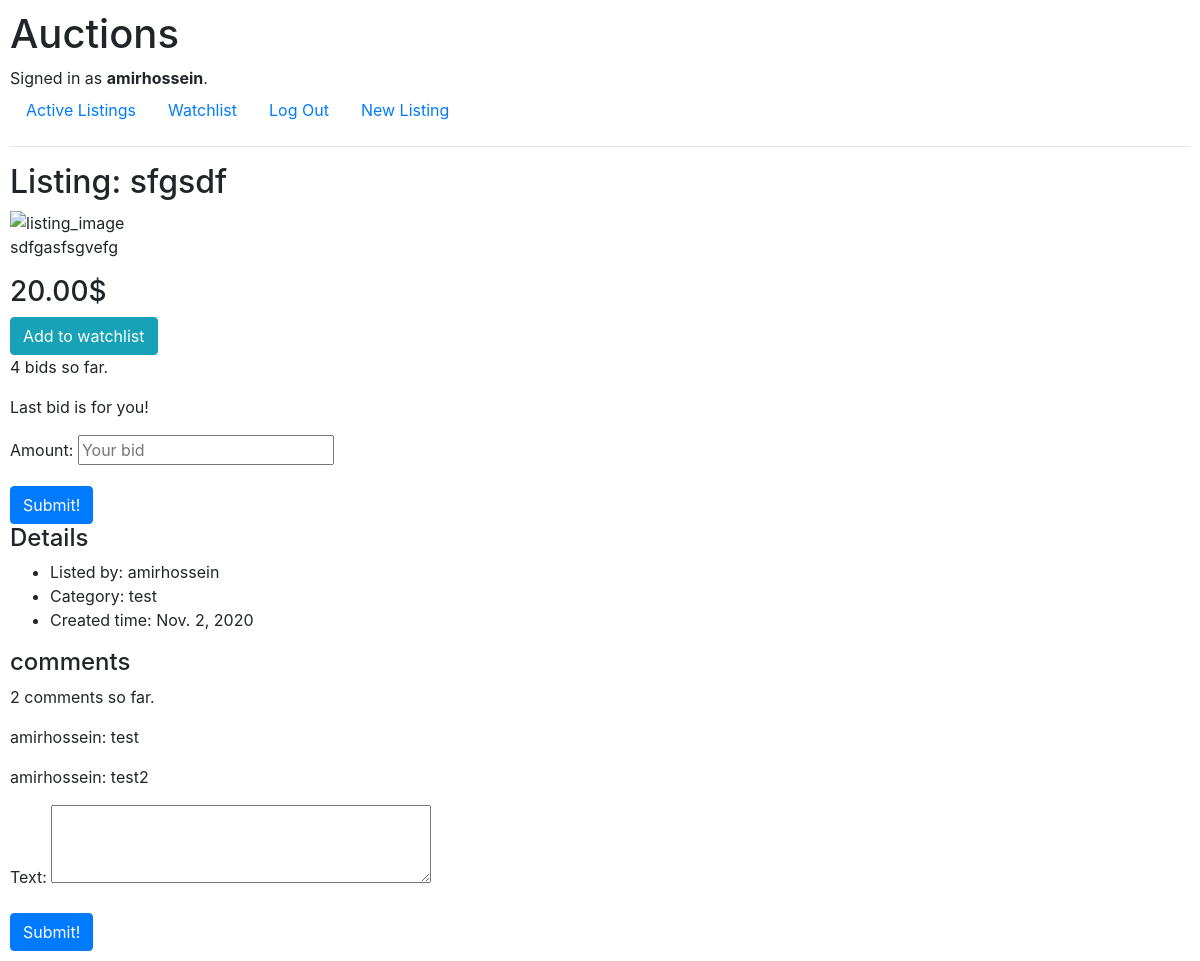
The page /listing/2 (signed in) on the database as committed earlier.
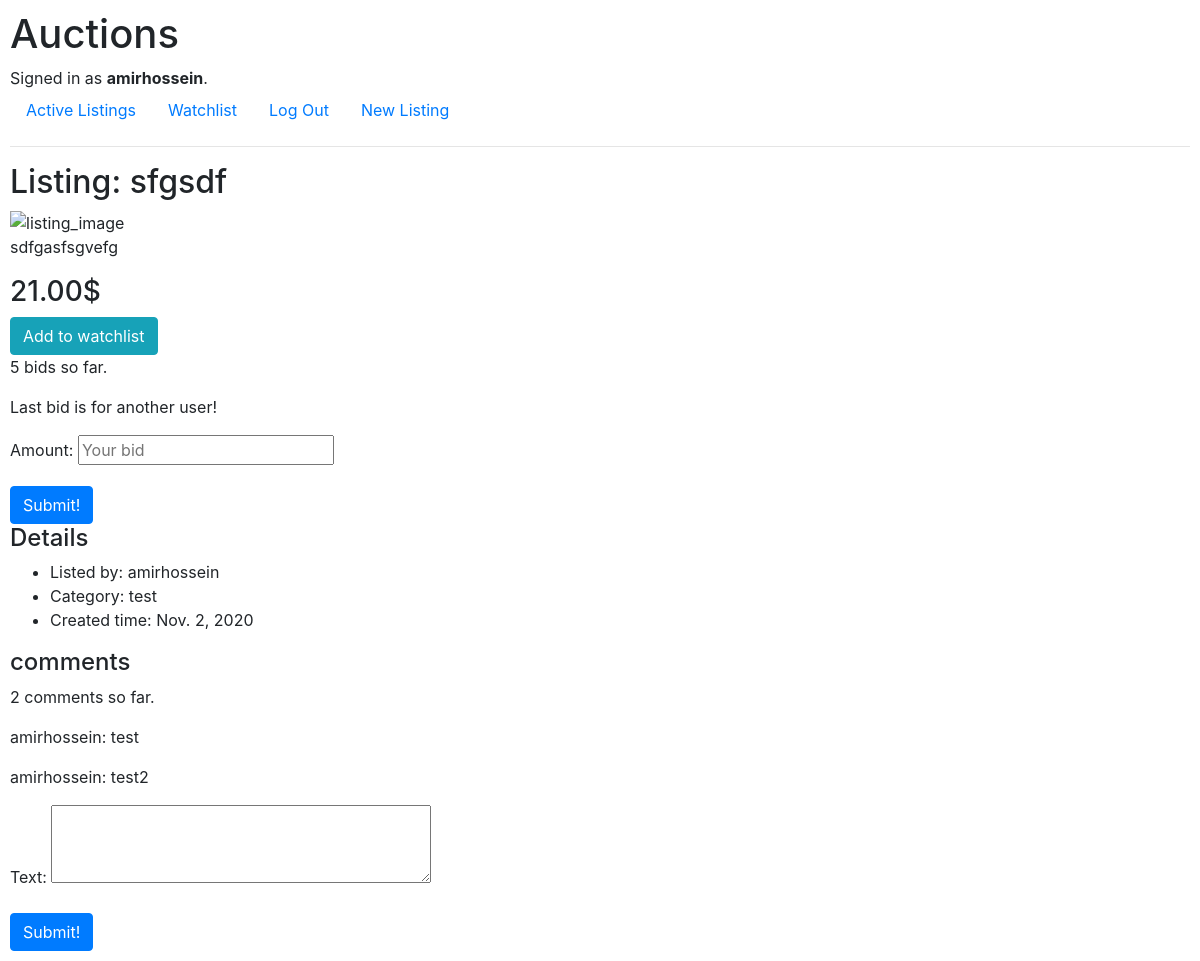
The same page on the database as committed later.
### auctions/models.py (models this page shows, shortened)
class Auction_listing(models.Model): #card
    commodity_title = models.CharField(max_length=100, help_text="This title going to be shown in head of your listing")
    created_time = models.DateField(auto_now_add=True)
    bids = models.ManyToManyField(Bids)
    comments = models.ManyToManyField(Comments)
    creator = models.ForeignKey(User, on_delete=models.CASCADE)
    description = models.CharField(max_length=2000, help_text="Give more information about your comodity to sell it faster!")
    starting_price = models.DecimalField(max_digits=9, decimal_places=2, help_text="Enter base price of your commodity")
    URL_image = models.CharField(max_length=2000, blank=True, help_text="Url of image that going to be displayed on your listing")
    category = models.CharField(max_length=50, help_text="write category type of your listing")

class User(AbstractUser):
    def __str__(self):
        return f"id: {self.id}, username: {self.username}, email: {self.email}"

### auctions/views.py (the view)
# urls.py: path("listing/<int:listing_id>", views.listing, name="listing"),
@login_required
def listing (request, listing_id):
    if request.method == "POST":
        bid_form = Bids_form(request.POST or None)
        comments_form = Comments_form(request.POST or None)
        new_bid = bid_form['amount'].value()
        new_comment = comments_form['text'].value()
        if new_bid != None:
            new_bid = float (new_bid)
            old_bid = Auction_listing.objects.get(id=listing_id).bids.first()
            if old_bid == None:
                old_bid = 0
            else:
                old_bid = old_bid.amount
            starting_price = str (Auction_listing.objects.get(id=listing_id).starting_price )
            if ( new_bid < old_bid ) or ( new_bid <= float (starting_price) ):
                content = {
                "listing": Auction_listing.objects.get(id=listing_id),
                "error_message": "Error: You can NOT bid less than or equal to the price!",
                "bid_form": bid_form,
                "comments_form": comments_form
                }
                return render(request, "auctions/listing.html", content)
            else:
                user_bid = Bids(bidder=request.user, amount=new_bid)
                bid_form = Bids_form(request.POST, instance=user_bid)
                listing = Auction_listing.objects.get(id=listing_id)
                if bid_form.is_valid():
                    bid_form.save()
                    messages.success(request, "Thanks, your bid was created successfully!")
                    Auction_listing.objects.filter(id=listing_id).update(starting_price=new_bid)
                    listing.bids.add(user_bid)
        if new_comment != None:
            user_comment = Comments(author=request.user, text=new_comment)
            comment_form = Comments_form(request.POST, instance=user_comment)
            listing = Auction_listing.objects.get(id=listing_id)
            if comment_form.is_valid():
                comment_form.save()
                messages.success(request, "Thanks, your comment was created successfully!")
                listing.comments.add(user_comment)
        if "add_to_watchlist" in request.POST:
            watchlist_listing = User_listing(user=request.user, listing=Auction_listing.objects.get(id=listing_id) )
            watchlist_listing.save()
            messages.success(request, "Listing added to your watchlist successfully!")
        if "remove_from_watchlist" in request.POST:
            watchlist_listing = User_listing.objects.get( user=request.user, listing=Auction_listing.objects.get(id=listing_id) )
            watchlist_listing.delete()
        return HttpResponseRedirect( reverse( "listing", args=(listing_id,) ) )
    else:
        bid_form = Bids_form(request.POST or None)
        comments_form = Comments_form(request.POST or None)
        all_comments = Auction_listing.objects.get(id=listing_id).comments.all()
        all_comments_list = []
        for comment in all_comments:
            all_comments_list.append(comment)
        watchlist = User_listing.objects.filter( user=request.user, listing=Auction_listing.objects.get(id=listing_id) )
        content = {
            "listing": Auction_listing.objects.get(id=listing_id),
            "bid_form": bid_form,
            "comments_form": comments_form,
            "comments": all_comments_list,
            "watchlist": watchlist
        }
        return render(request, "auctions/listing.html", content)

### auctions/forms.py
class Bids_form(ModelForm):
    amount = forms.DecimalField(required=False,
    widget=forms.NumberInput(
        attrs={"name": "user_bid", "placeholder": "Your bid"}
    )
    )
    class Meta:
        model = Bids
        fields = ['amount']

class Comments_form(ModelForm):
    text = forms.CharField(
        required=False,
        widget=forms.Textarea(
        attrs={"cols": 35, "rows": 3, "class": "form_description"}
        )
        )
    class Meta:
        model = Comments
        fields = ['text']

### auctions/templates/auctions/listing.html (shortened to what this page needs)
{% extends "auctions/layout.html" %} {% block body %}
<h2> Listing: {{ listing.commodity_title }} </h2>
<img src={{ listing.URL_image }} alt="listing_image">
<p> {{ listing.description }} </p>
<h3> {{ listing.starting_price }}$ </h3>
{% if watchlist %}
    <form action="{% url 'listing' listing.id %}" method="POST">
        {% csrf_token %}
        <input class="btn btn-warning"
        type="submit"
        value="Remove from watchlist"
        name="remove_from_watchlist">
    </form>
{% else %}
    <form action="{% url 'listing' listing.id %}" method="POST">
        <input class="btn btn-info"
        type="submit"
        value="Add to watchlist"
        name="add_to_watchlist">
    </form>
{% endif %}
{% if listing.bids.all.count == 0  %}
    <p>No bids until now, be the first!</p>
{% else %}
    <p>{{ listing.bids.all.count }} bids so far.</p>
    {% if listing.bids.last.bidder.username == user.username %}
        <p>Last bid is for you!</p>
    {% else %}
        <p>Last bid is for another user!</p>
    {% endif %}
{% endif %}
<form action="{% url 'listing' listing.id%}" method="POST">
    {{ bid_form.as_p }}
    <input class="btn btn-primary" type="submit" value="Submit!">
</form>
<h4>Details</h4>
 <ul>
    <li>Listed by: {{ listing.creator.username }}</li>
    <li>Category: {{ listing.category }}</li>
    <li>Created time: {{ listing.created_time }}</li>
 </ul>
<h4>comments</h4>
{% if listing.comments.all.count == 0 %}
    <p>No comments until now, be the first!</p>
{% else %}
    <p> {{ listing.comments.all.count }} comments so far. </p>
    {% for comment in comments %}
        <p>{{ comment.author.username }}: {{ comment.text }}</p>
    {% endfor %}
{% endif %}
<form action="{% url 'listing' listing.id%}" method="POST">
    {{ comments_form.as_p }}
    <input class="btn btn-primary" type="submit" value="Submit!">
</form>
{% endblock %}

Rows that differ between the two databases and show on the page:
changed Auction_listing "sfgsdf": starting_price "20.00" → "21.00"; bids.all.count "4" → "5"
Other text that changed with them:
text no longer shown: "Last bid is for you!"
text now shown: "Last bid is for another user!"
